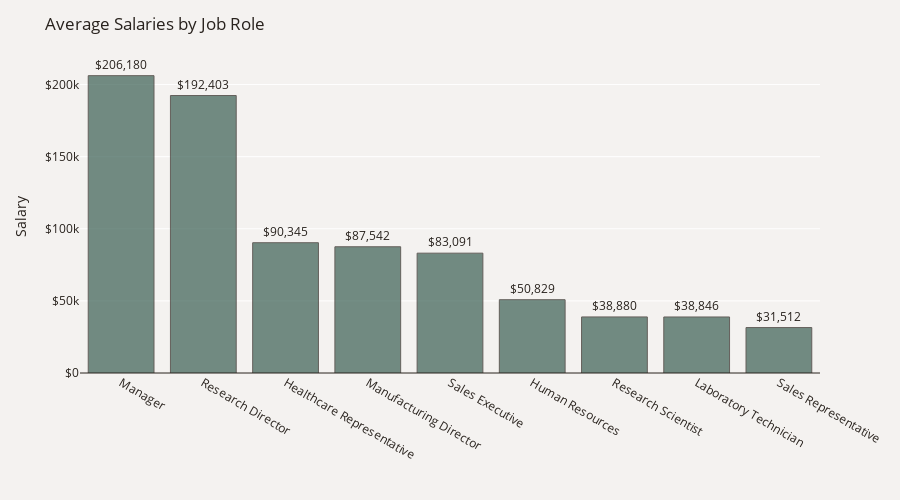

Notebook source saved alongside this figure:
### Markdown cell above
In comparison to current employees, former employees had lower median salaries across all three departments. 
In Human Resources, women tend to have higher median salaries than men.

### Code cell
plot_df = data.groupby('JobRole')['MonthlyIncome'].mean()
plot_df = plot_df.mul(12).rename('Salary').reset_index().sort_values('Salary', ascending=False)
fig = px.bar(plot_df, x='JobRole', y='Salary', text='Salary', opacity=0.7)
fig.update_traces(texttemplate='$%{text:,.0f}', textposition='outside',
                  marker_line=dict(width=1, color='#28221D'), marker_color='#3A5F53')
fig.update_yaxes(zeroline=True, zerolinewidth=1, zerolinecolor='#28221D')
fig.update_layout(title_text='Average Salaries by Job Role', font_color='#28221D',
                  yaxis=dict(title='Salary',tickprefix='$'), height=500,
                  xaxis_title='', paper_bgcolor='#F4F2F0', plot_bgcolor='#F4F2F0')
fig.show()

### Figure 1 — Plotly figure (JSON) as saved in the notebook; plotly's stock layout.template omitted (floating-point values rounded to 4 significant figures)
{"data": [{"alignmentgroup": "True", "hovertemplate": "JobRole=%{x}<br>Salary=%{text}<extra></extra>", "legendgroup": "", "marker": {"color": "#3A5F53", "line": {"color": "#28221D", "width": 1}, "opacity": 0.7, "pattern": {"shape": ""}}, "name": "", "offsetgroup": "", "orientation": "v", "showlegend": false, "text": [206200.0, 192400.0, 90350.0, 87540.0, 83090.0, 50829, 38880.0, 38850.0, 31512], "textposition": "outside", "texttemplate": "$%{text:,.0f}", "type": "bar", "x": ["Manager", "Research Director", "Healthcare Representative", "Manufacturing Director", "Sales Executive", "Human Resources", "Research Scientist", "Laboratory Technician", "Sales Representative"], "xaxis": "x", "y": [206200.0, 192400.0, 90350.0, 87540.0, 83090.0, 50829, 38880.0, 38850.0, 31512], "yaxis": "y"}], "layout": {"barmode": "relative", "font": {"color": "#28221D"}, "height": 500, "legend": {"tracegroupgap": 0}, "margin": {"t": 60}, "paper_bgcolor": "#F4F2F0", "plot_bgcolor": "#F4F2F0", "title": {"text": "Average Salaries by Job Role"}, "xaxis": {"anchor": "y", "domain": [0, 1], "title": {"text": ""}}, "yaxis": {"anchor": "x", "domain": [0, 1], "tickprefix": "$", "title": {"text": "Salary"}, "zeroline": true, "zerolinecolor": "#28221D", "zerolinewidth": 1}}}
